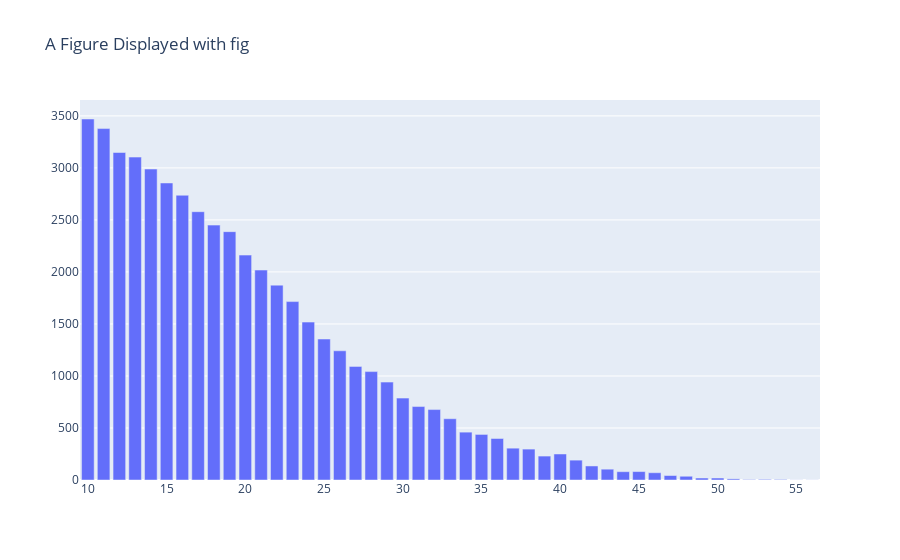

Write notebook code for a chart like this one.
### Code cell
import plotly.graph_objects as go

x_array = list(stat.keys())
x_array.sort()
y_array = [stat[i] for i in x_array]

fig = go.Figure(
    data=[go.Bar(x=x_array, y=y_array)],
    layout_title_text="A Figure Displayed with fig"
)
fig.show()

### Figure 1 — Plotly figure (JSON) as saved in the notebook; plotly's stock layout.template omitted (floating-point values rounded to 4 significant figures)
{"data": [{"type": "bar", "x": [10, 11, 12, 13, 14, 15, 16, 17, 18, 19, 20, 21, 22, 23, 24, 25, 26, 27, 28, 29, 30, 31, 32, 33, 34, 35, 36, 37, 38, 39, 40, 41, 42, 43, 44, 45, 46, 47, 48, 49, 50, 51, 52, 53, 54, 55, 56], "y": [3470, 3378, 3148, 3104, 2989, 2855, 2737, 2579, 2450, 2387, 2162, 2018, 1873, 1715, 1518, 1355, 1242, 1092, 1042, 941, 787, 706, 677, 589, 460, 438, 399, 306, 297, 230, 250, 191, 135, 104, 80, 81, 70, 43, 36, 19, 19, 11, 4, 6, 5, 1, 1]}], "layout": {"title": {"text": "A Figure Displayed with fig"}}}
